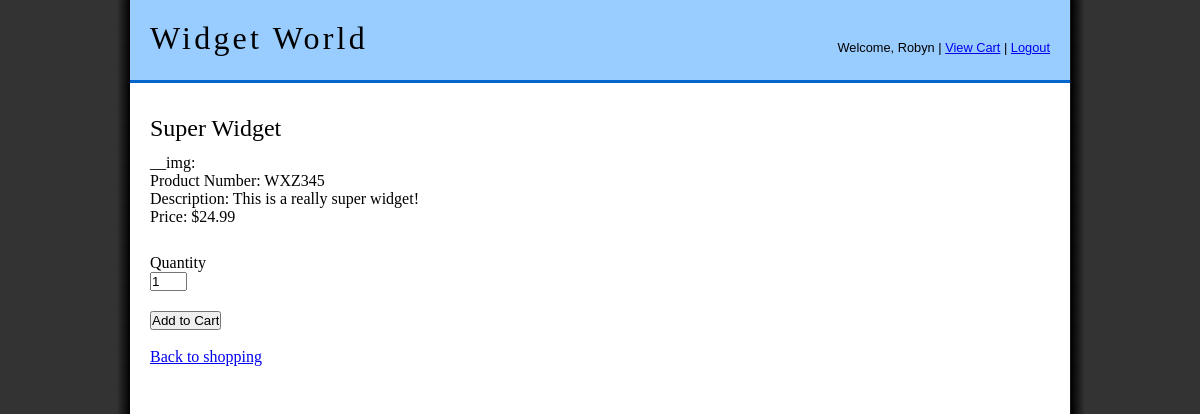
The page /product.php?id=5 (signed in) on the database its author committed.
### tables this page shows
CREATE TABLE `products` (
  `id` int(11) NOT NULL AUTO_INCREMENT,
  `product_num` varchar(32) NOT NULL,
  `product_name` varchar(255) NOT NULL,
  `description` text NOT NULL,
  `price` float NOT NULL,
  `quantity` int(11) NOT NULL,
  PRIMARY KEY (`id`)
);

### includes/inc.autoload.php (called while the page is built, shortened)
<?php
function classLoader($class){
    $file = __DIR__.'/../classes/class.'.$class.'.php';
}
?>

### classes/class.Product.php (called while the page is built, shortened)
<?php
class Product extends DBObjectBase implements ProfileInterface{
    protected $id,$product_num,$product_name,$price,$quantity_on_hand,$description,$img_src;
    public function __construct($id=null) {
        if ((int)$id){
            $this->id = $id;
            $data_row = $this->getRowById($this->id);
        }
    }
    public function getProfileData(){
        $data = array(
            '__img'=>$this->img_src,
            'Product Number'=>$this->product_num,
            'Description'=>$this->description,
            'Price'=>'$'.$this->getFormattedPrice(),
            '__title'=>$this->product_name
        );
        return $data;
    }
    public function getFormattedPrice(){
        return number_format($this->price,2);
    }
}

### classes/class.DBObjectBase.php (called while the page is built, shortened)
<?php
require_once('class.DB.php');
abstract class DBObjectBase{
    protected $_tablename;
    protected $_db;
    protected function getRowById($id,$alt_id_name = null){
        $id_field = 'id';
        $id = (int)$id;
        if ($id){
            if (!$this->_db){
                $this->_db = DB::getInstance();
            }
            $query = sprintf("SELECT * FROM %s WHERE %s = ? LIMIT 1",$this->_tablename,$id_field);
            $stmt = $this->_db->prepare($query);
            $stmt->execute(array($id));
            return $stmt->fetch();
        }
        return false;
    }
    protected function setProperties($row){
        return true;
    }
}
?>

### private/inc.db.php (called while the page is built)
<?php
$dsn = 'mysql:dbname=ecom;port=8889;host=localhost';
$user = 'you';
$password = 'pw123';

### classes/class.DB.php (called while the page is built, shortened)
<?php
class DB{
    private static $_instance;
    private $_pdo;
    public static function getInstance(){
        if(self::$_instance === NULL) {
            require_once('../private/inc.db.php');
            self::$_instance = new self($dsn, $user, $password);
        }
        return self::$_instance;
    }
    private function __construct($dsn, $user, $password)
    {
        try {
            $this->_pdo = new PDO($dsn, $user, $password);
        } catch (PDOException $e) {
            echo 'Connection failed: ' . $e->getMessage();
        }
    }
    public function __call($method, $args) {
        return call_user_func_array(array($this->_pdo, $method), $args);
    }
}

### public/product.php (the view, shortened to what this page needs)
<?php
require_once '../includes/inc.autoload.php';
$title = '';
$content = '';
$img_path = 'images/product_images/';
if((int)$_GET['id']){
    $id = (int)$_GET['id'];
}
$product = new Product($id);
foreach ($product->getProfileData() as $field=>$value){
    if ($field == '__title'){
        $title = $value;
    } else {
        if ($field == '__img' && !empty($value)){
            $content .= "<div id='product_img'><img src='{$img_path}$value' /></div>";
        } else {
           $content .= "<p>$field: $value</p>";
        }
    }
}
$form = new Form();
$form->addInput('pid','',$id,'hidden');
$form->addInput('qty','Quantity',1,'text',2);
$form->addInput('submit',null,'Add to Cart','submit');
$form->setAction('cart-add.php');
$content .= $form->render();
$content .= '<p><br/><a href="index.php">Back to shopping</a></p>';
require_once 'template.php';
?>

### public/template.php (shortened to what this page needs)
<?php
$logged_in = 0;
$log_text= 'Login';
if (isset($_SESSION['cid'])){
    $log_text = 'Logout';
    $logged_in = 1;
    $firstname = $_SESSION['fname'];
}
$path_to_public = '/zend/php2/php2newproject/public/';
?>
<!DOCTYPE html>
<html>
    <head>
        <link rel="stylesheet" type="text/css" href="<?=$path_to_public ?>css/style.css" />
    </head>
    <body>
        <section id="page">
            <header>
                <h1><a href="<?=$path_to_public ?>">Widget World</a></h1>
                <nav>
                    <?php
                    if ($logged_in){
                        echo "Welcome, $firstname";
                    } else {
                        echo '<a href="'.$path_to_public.'register.php">Register</a>';
                    }
                    ?> | <a href="<?=$path_to_public ?>view-cart.php">View Cart</a> | <a href="<?=$path_to_public ?>login.php"><?php echo $log_text ?></a>
                </nav>
            </header>
            <section id="main">
                <h2><?php echo $title ?></h2>
                <?php
                    echo $content;
                ?>
            </section>
        </section>
    </body>
</html>

### public/css/style.css (style rules this page uses)
* { margin: 0; padding:0; }
body { font-size: 100%; font-family: Georgia,'Times New Roman',Times,serif; background-color: #333; background: url('../images/style/background.png') center repeat-y #333; }
#page { width:940px; margin: 0 auto; padding: 0; background-color: #fff; }
#main { width:900px; padding:20px; float:left; border-top:#fff; background-color: #fff; }
h2,h3,h4,h5 { font-weight: normal; margin: .5em 0; }
header { height:80px; background-color:#99ccff; border-bottom: 3px solid #0066cc; }
header h1 { font-size:2em; padding: 20px 20px 0 20px; float: left; font-weight: normal; letter-spacing: .1em; }
header h1 a { text-decoration: none; color:black; }
header nav { font-family: Arial,Helvetica,sans-serif; font-size: 80%; display: block; float:right; padding: 20px; padding-top: 40px; }

### rows shown on the page
products: product_name "Super Widget", product_num "WXZ345", description "This is a really super widget!"

### other values the page prints
$firstname "Robyn"
$log_text "Logout"
$field "__img"
$field "Product Number"
$field "Description"
$field "Price"
$value "$24.99"
$field->label "Quantity"
